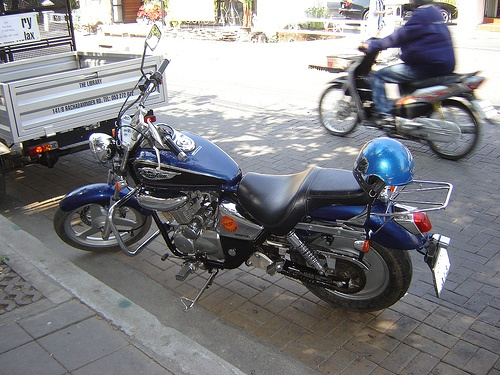
#> input picture Code/Avec CNN/RestaurationAvecVAE/Dataset/2007_000364.jpg, 500 x 375 px, found by its file name; its folder holds only this picture in this run
$ python preprocessing.py
#> lines starting #> are read from the running program, lines starting #| are printed output that depends on the picture
#> further down, img is the input picture: PIL image 500x375 RGB; mean R, G, B 128.8, 129, 132.6
import os
from PIL import Image, ImageFilter, ImageEnhance

# Dossiers source et cible
source_folder = "Dataset"
target_folder = "Dataset_preprocessed"
os.makedirs(target_folder, exist_ok=True)

def resize_image(image, target_size=(256, 256), convert_gray=False):
    """Redimensionne et convertit l'image en niveaux de gris si spécifié."""
#> called with target_size = (256, 256), convert_gray = False
    if convert_gray:
        image = image.convert("L")
    return image.resize(target_size)
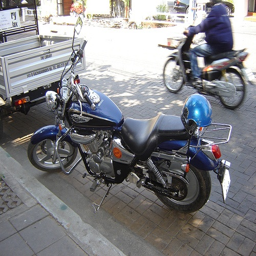
#> returned value: PIL image 256x256 RGB; mean R, G, B 128.7, 129, 132.6

def simulate_degradation(image):
    """Simule la dégradation par ajout de bruit, flou, ou altération des couleurs."""
    # Applying a blur
    image = image.filter(ImageFilter.GaussianBlur(radius=1))
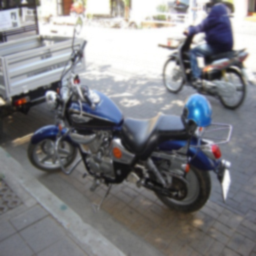
#> image: PIL image 256x256 RGB; mean R, G, B 128.3, 128.6, 132.2
    # Reducing color quality by enhancing and then decreasing color
    enhancer = ImageEnhance.Color(image)
    image = enhancer.enhance(0.5)  # Adjust the factor to simulate fading
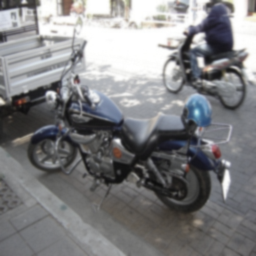
#> image: PIL image 256x256 RGB; mean R, G, B 128.4, 128.5, 130.3
    return image

for filename in os.listdir(source_folder):
    if filename.lower().endswith((".jpg", ".jpeg", ".png")):
        img_path = os.path.join(source_folder, filename)
        try:
            img = Image.open(img_path)
            # Decide whether to convert images to grayscale based on your model's requirements
            processed_image = resize_image(img, convert_gray=False)
            # Optionally simulate degradation if training requires such examples
            degraded_image = simulate_degradation(processed_image)

            processed_image.save(os.path.join(target_folder, f"processed_{filename}"))
            degraded_image.save(os.path.join(target_folder, f"degraded_{filename}"))
            print(f"Image prétraitée : {filename}")
        except Exception as e:
            print(f"Erreur pour {filename} : {e}")

print("Prétraitement terminé.")

$ run again, on Code/Avec CNN/RestaurationAvecVAE/Dataset/2007_005210.jpg
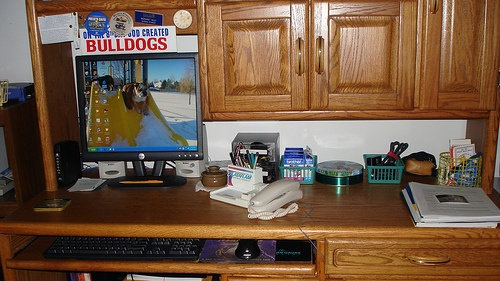
#> input picture Code/Avec CNN/RestaurationAvecVAE/Dataset/2007_005210.jpg, 500 x 281 px, found by its file name
#> img is the input picture: PIL image 500x281 RGB; mean R, G, B 116, 89.8, 69.2
#> in resize_image, `return image.resize(target_size)`:
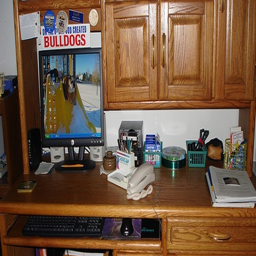
#> returned value: PIL image 256x256 RGB; mean R, G, B 116, 89.8, 69.2
#> in simulate_degradation, `image = enhancer.enhance(0.5)`:
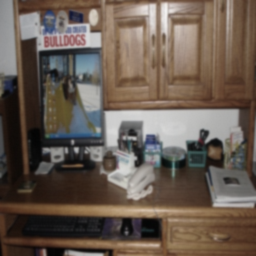
#> image: PIL image 256x256 RGB; mean R, G, B 104.9, 91.9, 81.5

$ run again, on Code/Avec CNN/RestaurationAvecVAE/Dataset/2007_005896.jpg
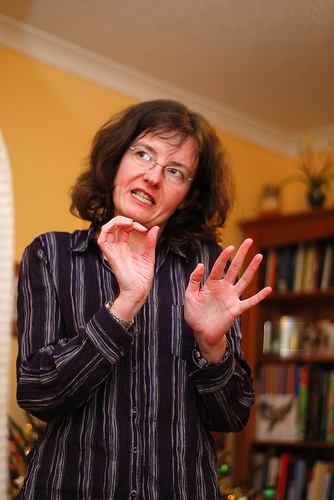
#> input picture Code/Avec CNN/RestaurationAvecVAE/Dataset/2007_005896.jpg, 334 x 500 px, found by its file name
#> img is the input picture: PIL image 334x500 RGB; mean R, G, B 116.6, 79.2, 56.3
#> in resize_image, `return image.resize(target_size)`:
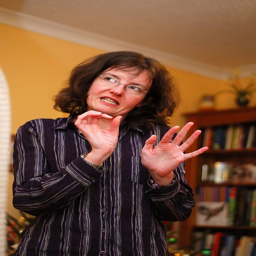
#> returned value: PIL image 256x256 RGB; mean R, G, B 116.6, 79.2, 56.3
#> in simulate_degradation, `image = enhancer.enhance(0.5)`:
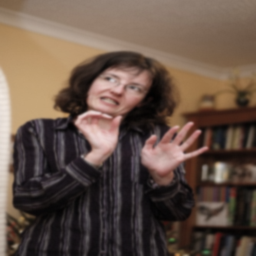
#> image: PIL image 256x256 RGB; mean R, G, B 101.6, 82.9, 71.4

$ run again, on Code/Avec CNN/RestaurationAvecVAE/Dataset/2007_006866.jpg
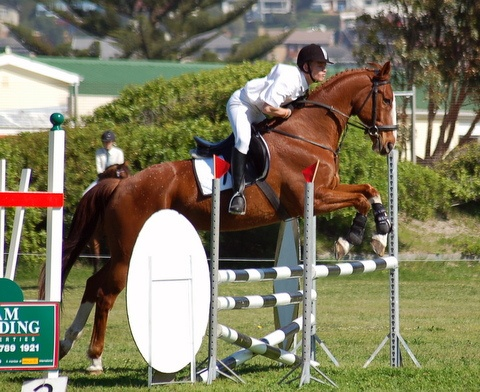
#> input picture Code/Avec CNN/RestaurationAvecVAE/Dataset/2007_006866.jpg, 480 x 392 px, found by its file name
#> img is the input picture: PIL image 480x392 RGB; mean R, G, B 125.2, 120.7, 94.6
#> in resize_image, `return image.resize(target_size)`:
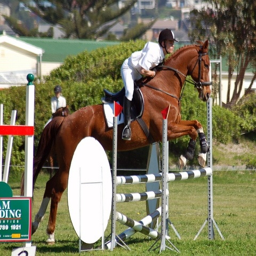
#> returned value: PIL image 256x256 RGB; mean R, G, B 125.2, 120.7, 94.6
#> in simulate_degradation, `image = enhancer.enhance(0.5)`:
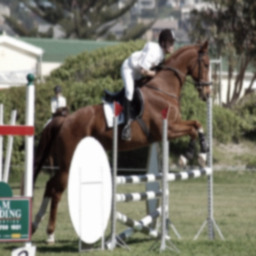
#> image: PIL image 256x256 RGB; mean R, G, B 121.4, 119.2, 106.1

$ run again, on Code/Avec CNN/RestaurationAvecVAE/Dataset/2007_003022.jpg
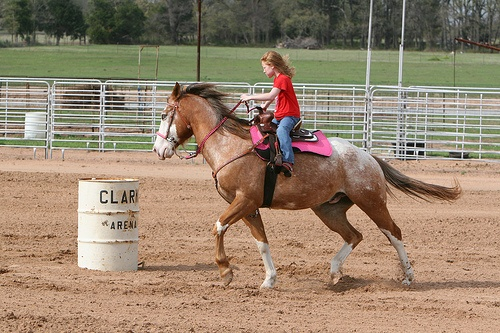
#> input picture Code/Avec CNN/RestaurationAvecVAE/Dataset/2007_003022.jpg, 500 x 333 px, found by its file name
#> img is the input picture: PIL image 500x333 RGB; mean R, G, B 151.2, 131.8, 110
#> in resize_image, `return image.resize(target_size)`:
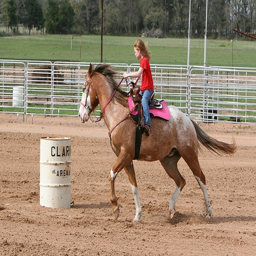
#> returned value: PIL image 256x256 RGB; mean R, G, B 151.2, 131.8, 110
#> in simulate_degradation, `image = enhancer.enhance(0.5)`:
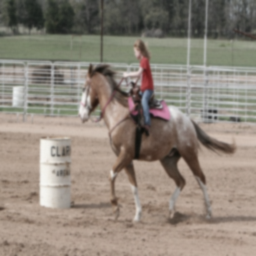
#> image: PIL image 256x256 RGB; mean R, G, B 142.4, 132.7, 121.8
